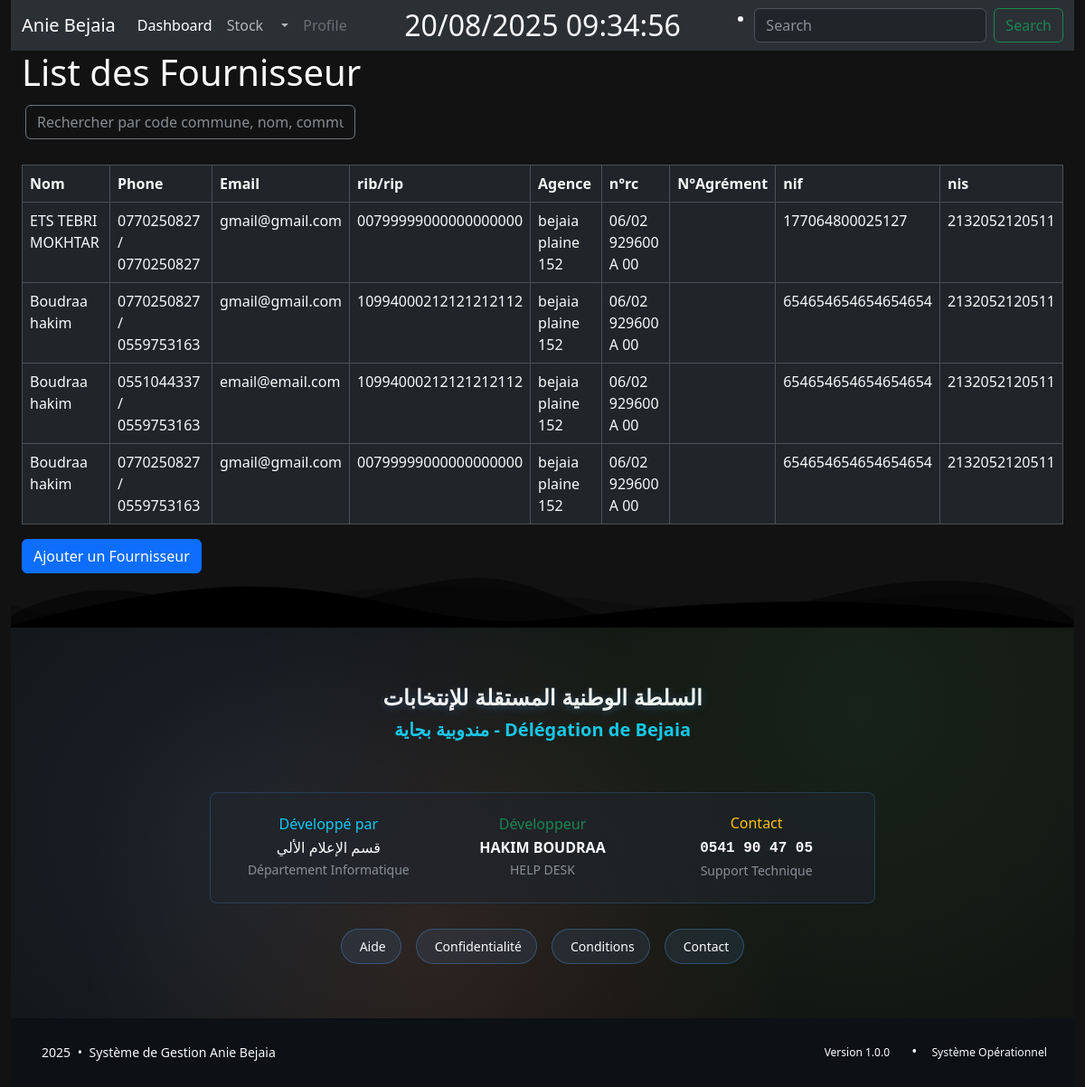
The app's page /commercial/supplier/ with its own data.
### Commercial/models.py (models this page shows, shortened)
class Supplier(models.Model):
    full_name = models.CharField(max_length=100, null=True, blank=False)
    raison_social = models.CharField(max_length=100, null=True, blank=False)
    agisant = models.CharField(max_length=100, null=True, blank=False)
    address = models.CharField(max_length=100, null=True, blank=False)
    phone = models.CharField(max_length=100, null=True, blank=False)
    phone_2 = models.CharField(max_length=100, null=True, blank=False)
    email = models.CharField(max_length=100, null=True, blank=False)
    fax = models.CharField(max_length=100, null=True, blank=False)
    nin = models.CharField(max_length=100, null=True, blank=False)
    rip = models.CharField(max_length=100, null=True, blank=False)
    agence = models.CharField(max_length=100, null=True, blank=False)
    num_rc = models.CharField(max_length=100, null=True, blank=False)
    num_agriment = models.CharField(max_length=100, null=True, blank=False)
    nif = models.CharField(max_length=100, null=True, blank=False)
    nis = models.CharField(max_length=100, null=True, blank=False)

### Commercial/views.py (the view)
# urls.py: path('supplier/', views.supplier, name='supplier'),
def supplier(request):
    list_supplier = Supplier.objects.all()
    return render(request, 'list_supplier.html', {'list_supplier': list_supplier})

### Commercial/templates/list_supplier.html (shortened to what this page needs)
{% extends 'base.html' %}
{% load phone_filters %}
{% block content %}
<h1>List des Fournisseur</h1>
    <div class="glass-card hover-lift p-1 mb-4">
        <div class="row align-items-center">
            <div class="col-md-4">
                    <input type="text" id="searchInput" class="form-control bg-transparent border-secondary text-light"
                           placeholder="Rechercher par code commune, nom, commune..."
                           >
            </div>
        </div>
    </div>
<table class="table table-bordered text-light" id="supplierTable">
    <thead>
        <tr>
            <th>Nom</th>
            <th>Phone</th>
            <th>Email</th>
            <th>rib/rip</th>
            <th>Agence</th>
            <th>n°rc</th>
            <th>N°Agrément</th>
            <th>nif</th>
            <th>nis</th>
        </tr>
    </thead>
    <tbody>
        {% for supplier in list_supplier %}
            <tr>
                <td>{{ supplier.full_name }}</td>
                    {% if supplier.phone_2 %}
                        <td>{{ supplier.phone }}  /  {{ supplier.phone_2 }}</td>
                    {% else %}
                        <td>{{ supplier.phone }}</td>
                    {% endif %}
                <td>{{ supplier.email }}</td>
                <td>{{ supplier.rip }}</td>
                <td>{{ supplier.agence }}</td>
                <td>{{ supplier.num_rc }}</td>
                <td>{{ supplier.num_agrement }}</td>
                <td>{{ supplier.nif }}</td>
                <td>{{ supplier.nis }}</td>
            </tr>
        {% endfor %}
    </tbody>
</table>
<a href="{% url 'commercial:add_supplier' %}" class="btn btn-primary">Ajouter un Fournisseur</a>
{% endblock %}

### templates/base.html (style rules this page uses)
body { background-color: #121212 !important; color: #f8f9fa !important; }
.table, .table th, .table td { color: #f8f9fa !important; }
a { color: #0d6efd; }

### Commercial/templates/list_supplier.html (style rules this page uses)
.table td { cursor: pointer; }

### records on screen
Supplier: full_name "ETS TEBRI MOKHTAR", phone "0770250827", phone_2 "0770250827", email "gmail@gmail.com", rip "00799999000000000000", agence "bejaia plaine 152", num_rc "06/02 929600 A 00", nif "177064800025127", nis "2132052120511"
Supplier: full_name "Boudraa hakim", phone "0770250827", phone_2 "0559753163", email "gmail@gmail.com", rip "10994000212121212112", agence "bejaia plaine 152", num_rc "06/02 929600 A 00", nif "654654654654654654", nis "2132052120511"
Supplier: full_name "Boudraa hakim", phone "0551044337", phone_2 "0559753163", email "email@email.com", rip "10994000212121212112", agence "bejaia plaine 152", num_rc "06/02 929600 A 00", nif "654654654654654654", nis "2132052120511"
Supplier: full_name "Boudraa hakim", phone "0770250827", phone_2 "0559753163", email "gmail@gmail.com", rip "00799999000000000000", agence "bejaia plaine 152", num_rc "06/02 929600 A 00", nif "654654654654654654", nis "2132052120511"
